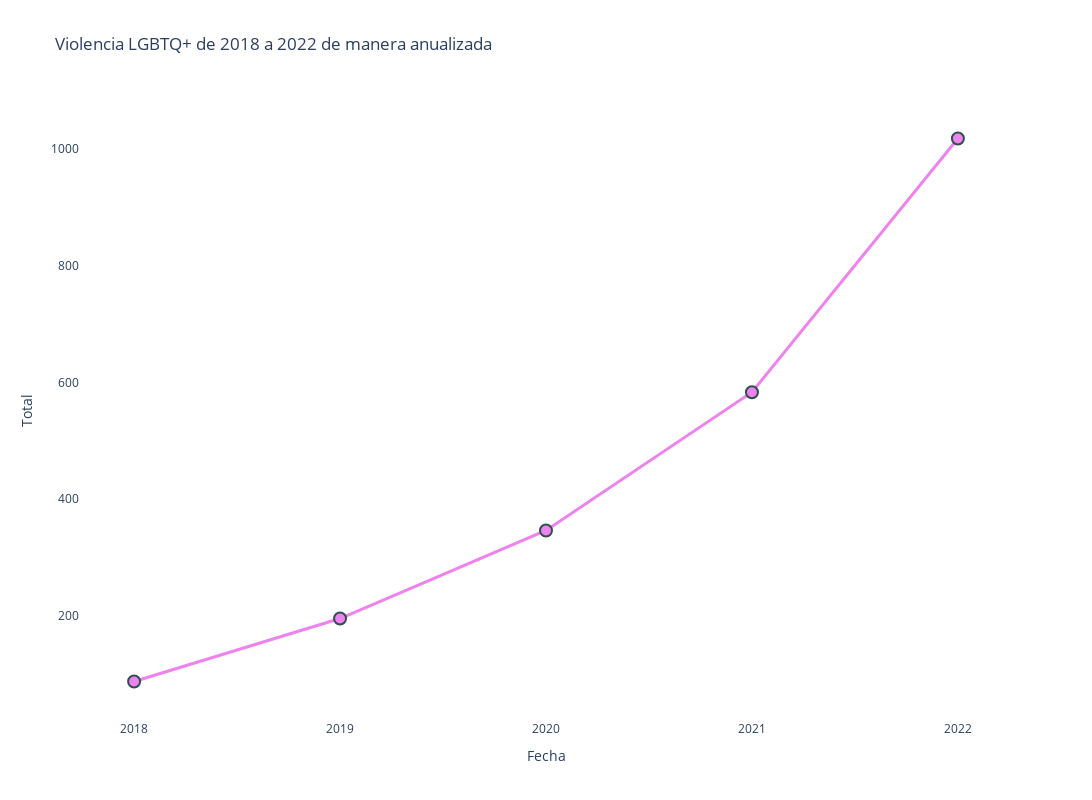

Here is the notebook cell this chart was saved with:
### Code cell
fig = px.line(result22[(result22.dia_incidente >= 2018) & (result22.dia_incidente < 2023)],
            x='dia_incidente',
            y='size',
            labels={'dia_incidente': 'Fecha', 'size': 'Total'},
            title='Violencia LGBTQ+ de 2018 a 2022 de manera anualizada',
            width=1200,
            height=800,
            markers=True)
fig.update_layout(showlegend=True)


fig.update_layout(
    xaxis = dict(
        tickmode = 'linear',
        tick0 = 1.0,
        dtick = 1.0
    )
)

fig.update_traces(
    marker=dict(size=12, line=dict(width=2, color='DarkSlateGrey')),
    line={'width': 3, 'color': 'violet'}
)

fig.update_layout({
    'plot_bgcolor': 'rgba(0, 0, 0, 0)',
    'paper_bgcolor': 'rgba(0, 0, 0, 0)',
})


fig.write_image('../Images/grafica_violeta_total_violencia_anual.png')
fig.write_image('../Images/grafica_violeta_total_violencia_anual.svg')

fig.show()

### Figure 1 — Plotly figure (JSON) as saved in the notebook; plotly's stock layout.template omitted (floating-point values rounded to 4 significant figures)
{"data": [{"hovertemplate": "Fecha=%{x}<br>Total=%{y}<extra></extra>", "legendgroup": "", "line": {"color": "violet", "dash": "solid", "width": 3}, "marker": {"line": {"color": "DarkSlateGrey", "width": 2}, "size": 12, "symbol": "circle"}, "mode": "lines+markers", "name": "", "orientation": "v", "showlegend": false, "type": "scatter", "x": [2018, 2019, 2020, 2021, 2022], "xaxis": "x", "y": [87, 195, 346, 583, 1018], "yaxis": "y"}], "layout": {"height": 800, "legend": {"tracegroupgap": 0}, "paper_bgcolor": "rgba(0, 0, 0, 0)", "plot_bgcolor": "rgba(0, 0, 0, 0)", "showlegend": true, "title": {"text": "Violencia LGBTQ+ de 2018 a 2022 de manera anualizada"}, "width": 1200, "xaxis": {"anchor": "y", "domain": [0, 1], "dtick": 1, "tick0": 1, "tickmode": "linear", "title": {"text": "Fecha"}}, "yaxis": {"anchor": "x", "domain": [0, 1], "title": {"text": "Total"}}}}
